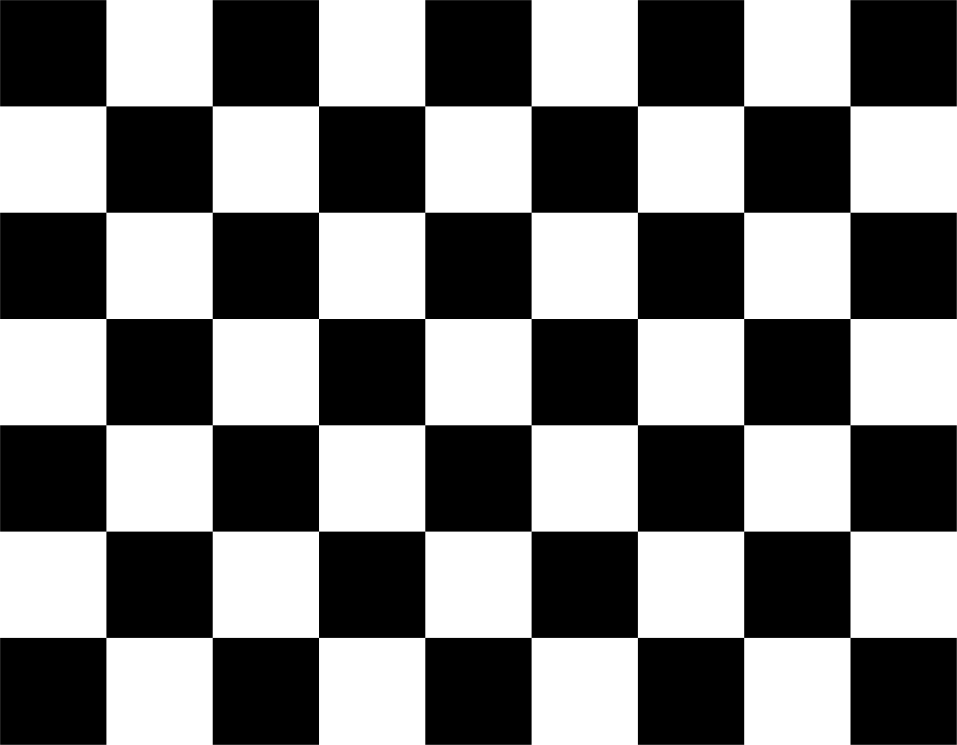
//> input picture camera_projector/data/images/checkerboard_cropped.png, 3828 x 2977 px (shown at 1/4 size)
$ ./project_checkerboard   (built with g++ and OpenCV 4)
//> lines starting //> are read from the running program, lines starting //| are printed output that depends on the picture; after the words box and inside, x2 and y2 are one past the last pixel; in counts of white or black regions, pixels touching at a corner belong together
### camera_projector/src/utils_projections.h
//
// Created by alg on 4/9/21.
//

#ifndef CAMERA_PROJECTOR_UTILS_PROJECTIONS_H
#define CAMERA_PROJECTOR_UTILS_PROJECTIONS_H
#include <fstream>

void writeCorners2File(cv::Mat corners, std::string corner_file_name){
    std::ofstream fout(corner_file_name, std::ios::out);
    std::cout<<"writing corner to file";
    std::cout<<corners<<std::endl;
    for(int i =0; i< corners.rows; i++){
        fout<<corners.at<float_t>(i, 0)<<","<<corners.at<float_t>(i, 1)<<"\n";
    }
    fout.close();

}

void makeImgWhite(cv::Mat& img){
    for(int i =0; i< img.rows; i++)
        for(int j= 0; j< img.cols; j++)
            img.at<uchar>(i,j) = 255;
}
// [5 lines left out: function makeImgBlack, not called in this run]

void addImages(cv::Mat& bg, cv::Mat img){
    int start_loc_x = 250, start_loc_y = 250;
    for(int i =0; i< img.rows; i++){
        for(int j=0; j<img.cols; j++){

            bg.at<uchar>(i + start_loc_x,j + start_loc_y) = img.at<uchar>(i,j);
        }
    }

}

void showImgFS(std::string win_name, cv::Mat img){
    cv::namedWindow(win_name, CV_WINDOW_NORMAL);
    cv::setWindowProperty(win_name, CV_WND_PROP_FULLSCREEN, CV_WINDOW_FULLSCREEN);
    cv::imshow(win_name, img);
    cv::waitKey(5);


}

#endif //CAMERA_PROJECTOR_UTILS_PROJECTIONS_H

### camera_projector/src/project_checkerboard.cpp
//
// Created by alg on 4/9/21.
//
#include <iostream>
#include <opencv2/core/mat.hpp>
#include <opencv2/opencv.hpp>
#include "utils_projections.h"
//object start points
/* start location        object
 * (0, 0) =  (0,0)
 * (250, 400) = (3.6, 5.7)
 * (250, 1000) = (3.6, 5.7 + 8.4 = 14.1)
 * (500, 1000) = (7.2, 14.1)
 *
 * */
std::string aruco_image_path = "/home/alg/projection_mapping/projection_ws/src/camera-projector-projection/camera_projector/data/images/checkerboard_cropped.png";
std::string corner_file_name="/home/alg/projection_mapping/projection_ws/src/camera-projector-projection/camera_projector/data/images/temmp.txt";
const double scale = 0.2;
int main(){
    //load the checkerboard image
    cv::Mat checkerboard_img = cv::imread(aruco_image_path);
//> checkerboard_img is the input picture: 2977 rows x 3828 cols, CV_8UC3; min 0, max 255, mean 125.5
    cv::cvtColor(checkerboard_img, checkerboard_img, CV_BGR2GRAY);
//> checkerboard_img: 2977 rows x 3828 cols, CV_8UC1

    //resize image

    cv::resize(checkerboard_img, checkerboard_img, cv::Size(), scale, scale);
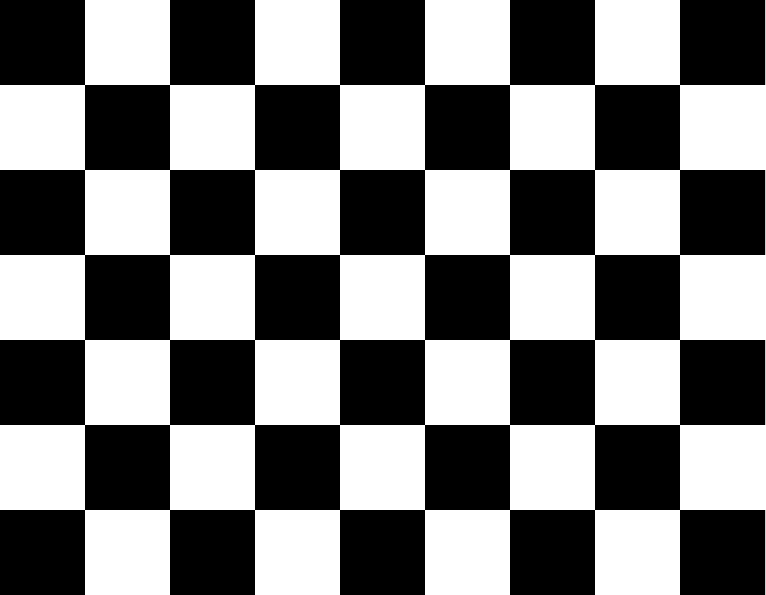
//> checkerboard_img: 595 rows x 766 cols, CV_8UC1; min 0, max 255, mean 125.6
    std::cout<<"img size: "<<checkerboard_img.rows<<" "<<checkerboard_img.cols<<std::endl;
//| img size: 595 766

    //white background image
    cv::Mat background_white_img = cv::Mat(1080, 1920, CV_8UC1);
    makeImgWhite(background_white_img);
    //cv::cvtColor(background_white_img, background_white_img, CV_GRAY2BGR);
    std::cout<<"bg size: "<<background_white_img.rows<<" "<<background_white_img.cols<<"\n";
    //cv::cvtColor(background_white_img, main_img, CV_BGR2GRAY);

    //add the   checkerboard to the white image
    addImages(background_white_img, checkerboard_img);
//> after the loop in addImages, `for(int i =0; i< img.rows; i++)`:
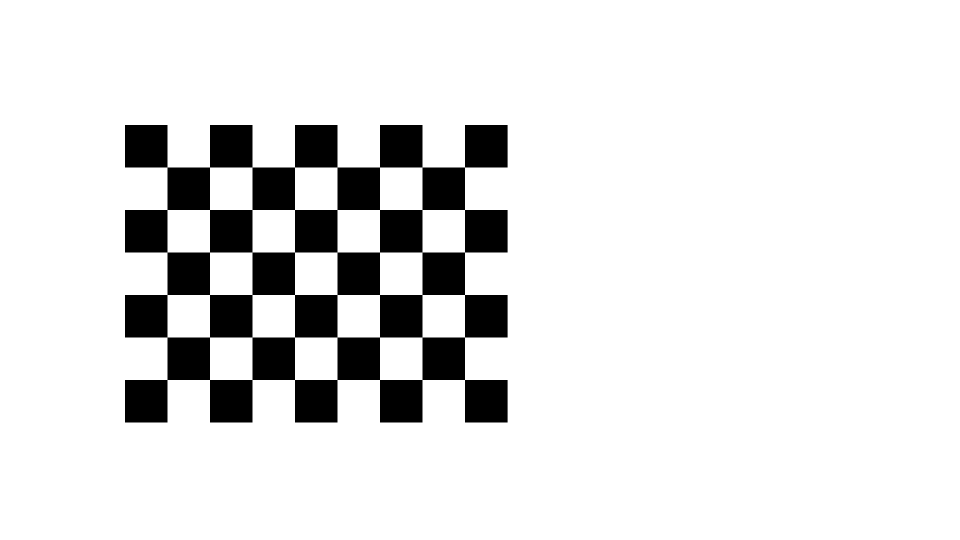
//> bg: 1080 rows x 1920 cols, CV_8UC1 (shown at 1/2 size); min 0, max 255, mean 226.6

    //detect corners
    cv::Mat corners;
    if(cv::findChessboardCorners(background_white_img, cv::Size(8, 6), corners ))
//> corners = 48 pairs, first value 334.5 to 929.5, second value 334.5 to 759.5
        std::cout<<"corners_written"<<std::endl;
    cv::drawChessboardCorners(background_white_img, cv::Size(8, 6), corners, true);
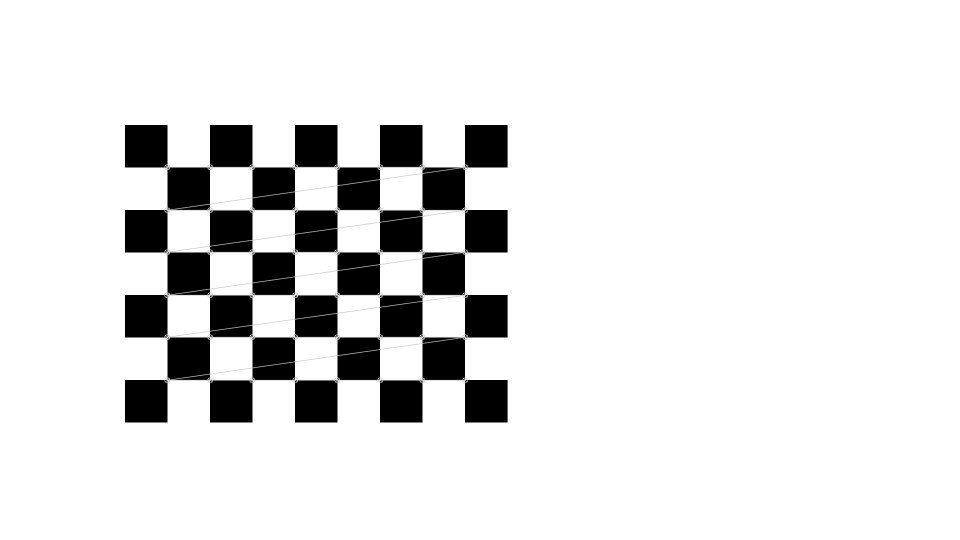
//> background_white_img: 1080 rows x 1920 cols, CV_8UC1 (shown at 1/2 size); 1.13% of pixels changed, all inside (x1, y1, x2, y2) = (328, 328, 937, 767)
    cv::imshow("Detected Corners", background_white_img );
    cv::waitKey(0);

    //send the corners to a file
    writeCorners2File(corners, corner_file_name);
//| [334.5, 334.5;
//|  419.5, 334.5;
//|  504.5, 334.5;
//|  589.5, 334.5;
//> (the first 4 of 48 printed lines)

    showImgFS("CheckerBoard", background_white_img);


}
